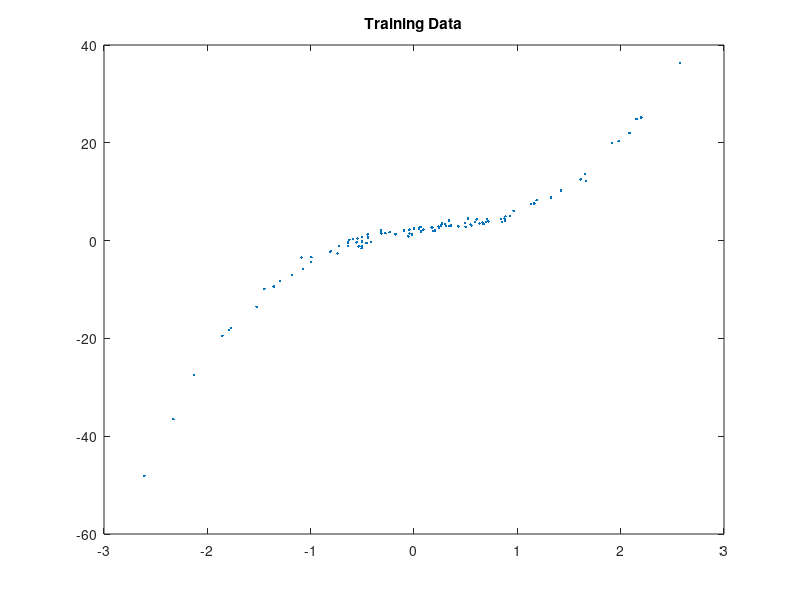
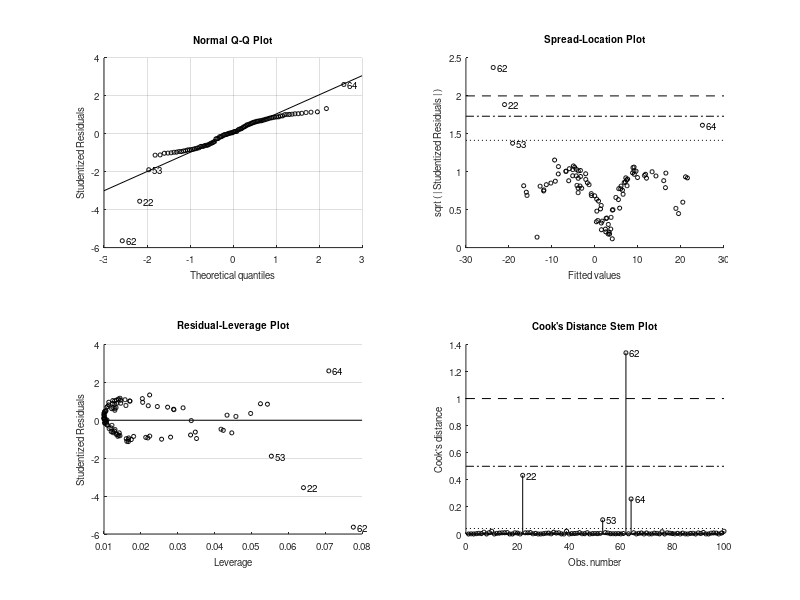

These figures' MATLAB source, in order: (Note: this script raises an error after producing the figures.)
%% INITIALIZATION
close all; clear all; clc
rng(1000);

%% 1a
N = 1000;
X = randn(N, 1);

sd = 0.8;
e = sd*randn(N, 1);

%% 1b
b0 = 2;  b1 = 3;
b2 = -1; b3 = 2;

Y = b0 + b1*X + b2*(X.^2) + b3*(X.^3) + e;

%% 1c
Xtr = X(1:100); Xts = X(101:end);
Ytr = Y(1:100); Yts = Y(101:end);

figure;
plot(Xtr, Ytr, '.');
title('Training Data')

%% 1d
for i = 1:9
    PhiTr(:, i) = Xtr.^i;
    PhiTs(:, i) = Xts.^i;
    
    model = fitlm(PhiTr, Ytr);
    AIC(i) = model.ModelCriterion.AIC;
    BIC(i) = model.ModelCriterion.BIC;
    R2(i) = model.Rsquared.Ordinary;
    RMSE(i) = model.RMSE;
    
    YhatTr = predict(model, PhiTr);
    YhatTs = predict(model, PhiTs);
    
    RMSEts(i) = sqrt(mean((Yts - YhatTs).^2));
end

%% 1e
figure
subplot 221; plot(AIC);  title('AIC');
subplot 222; plot(BIC);  title('BIC');
subplot 223; plot(R2);   title('R2');
subplot 224; plot(RMSE); title('RMSE');

%% 1f

% ---------- terminar